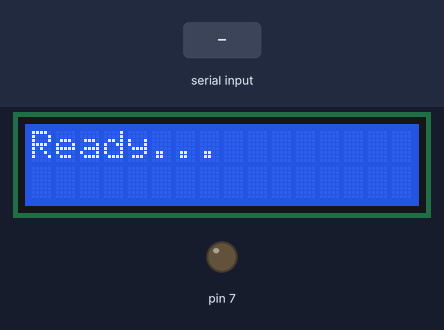
Recording of a sketch running on a simulated Arduino Uno, built with avr-gcc and run on an emulated ATmega328P. Shown: 16×2 character LCD, output pins drawn as LEDs (lit = HIGH). Inputs (shaded band) come from the test bench.

Above: at 1.2 s.
1.3 s: "1\n" received over Serial
At 1.8 s:
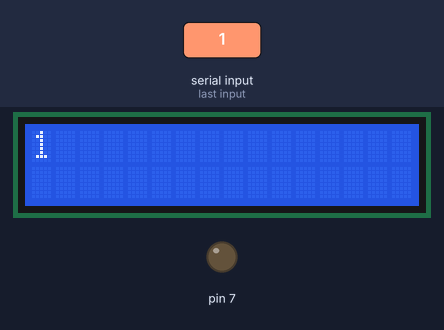
2.8 s: "0\n" received over Serial
At 4.0 s:
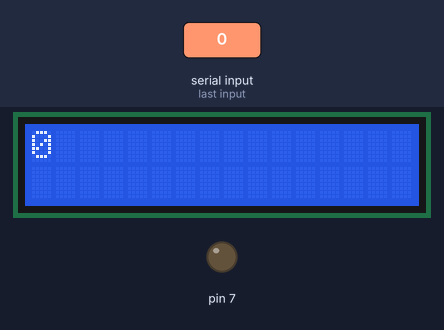
4.3 s: "2\n" received over Serial
At 5.6 s:
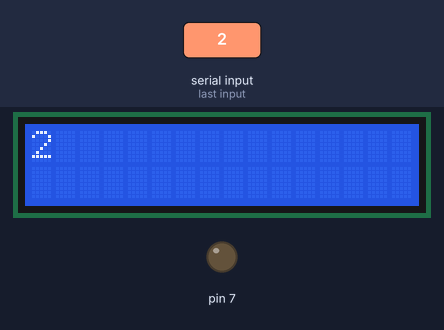
Timing chart, 0 to 7.3 s (numbered marks = the images above; inputs shaded):
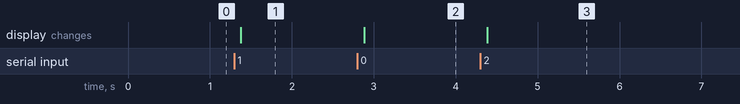

Measured:
- after the input at 1.3 s, the display: changes after 0.08 s (image 1)
- after the input at 2.8 s, the display: changes after 0.08 s (image 2)
- after the input at 4.3 s, the display: changes after 0.09 s (image 3)

The sketch:

arduino_code_i2c_lcd.ino
```cpp
#include <LiquidCrystal_I2C.h>

// Set the address of the LCD
#define LCD_ADDRESS 0x27  // Change this to the address of your LCD module

// Set the number of columns and rows of the LCD
#define LCD_COLUMNS 16
#define LCD_ROWS 2

// Initialize the LCD object with the I2C address and LCD dimensions
LiquidCrystal_I2C lcd(LCD_ADDRESS, LCD_COLUMNS, LCD_ROWS);

void setup() {
  pinMode(7, OUTPUT);
  digitalWrite(7, LOW);
  // Initialize serial communication at 9600 baud rate
  Serial.begin(9600);

  // Initialize the LCD
  lcd.init();

  // Turn on the backlight
  lcd.backlight();

  // Clear the LCD screen
  lcd.clear();
  lcd.print("Ready...");
}

void loop() {
  // Check if data is available to read from serial port
  if (Serial.available() > 0) {
    digitalWrite(7, HIGH);
    // Read the incoming string from serial port
    String receivedString = Serial.readStringUntil('\n');
    digitalWrite(7, LOW);

    // Display the received string on the LCD
    lcd.clear();  // Clear the LCD screen before displaying the new string
    lcd.print(receivedString);
  }
  delay(100);
}
```
